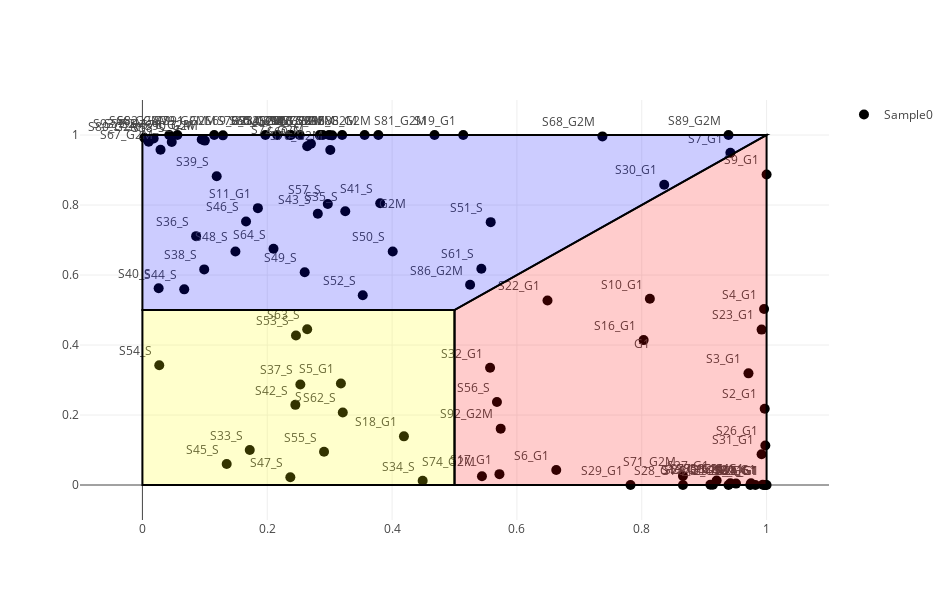

The notebook cell saved with this chart:
### Code cell
sample1_g1 = [EMATB6142_prediction_table.iloc[i, 0] for i in range (0,96)]
sample1_s = [EMATB6142_prediction_table.iloc[i, 2] for i in range (0,96)]
sample1_g2m = [EMATB6142_prediction_table.iloc[i, 1] for i in range (0,96)]
helper.plot_prediction(sample1_g1, sample1_s, sample1_g2m, t="scatter", xaxis=EMATB6142_prediction_table.index.tolist(), xaxislbl="", samples=list(EMATB6142_prediction_table.index))

### Figure 1 — Plotly figure (JSON) as saved in the notebook; plotly's stock layout.template omitted (floating-point values rounded to 4 significant figures)
{"data": [{"marker": {"color": "black", "size": 10, "symbol": "circle"}, "mode": "markers+text", "name": "Sample0", "text": ["S1_G1", "S2_G1", "S3_G1", "S4_G1", "S5_G1", "S6_G1", "S7_G1", "S8_G1", "S9_G1", "S10_G1", "S11_G1", "S12_G1", "S13_G1", "S14_G1", "S15_G1", "S16_G1", "S17_G1", "S18_G1", "S19_G1", "S20_G1", "S21_G1", "S22_G1", "S23_G1", "S24_G1", "S25_G1", "S26_G1", "S27_G1", "S28_G1", "S29_G1", "S30_G1", "S31_G1", "S32_G1", "S33_S", "S34_S", "S35_S", "S36_S", "S37_S", "S38_S", "S39_S", "S40_S", "S41_S", "S42_S", "S43_S", "S44_S", "S45_S", "S46_S", "S47_S", "S48_S", "S49_S", "S50_S", "S51_S", "S52_S", "S53_S", "S54_S", "S55_S", "S56_S", "S57_S", "S58_S", "S59_S", "S60_S", "S61_S", "S62_S", "S63_S", "S64_S", "S65_G2M", "S66_G2M", "S67_G2M", "S68_G2M", "S69_G2M", "S70_G2M", "S71_G2M", "S72_G2M", "S73_G2M", "S74_G2M", "S75_G2M", "S76_G2M", "S77_G2M", "S78_G2M", "S79_G2M", "S80_G2M", "S81_G2M", "S82_G2M", "S83_G2M", "S84_G2M", "S85_G2M", "S86_G2M", "S87_G2M", "S88_G2M", "S89_G2M", "S90_G2M", "S91_G2M", "S92_G2M", "S93_G2M", "S94_G2M", "S95_G2M", "S96_G2M"], "textfont": {"size": 12}, "textposition": "top left", "type": "scatter", "x": [0.996, 0.997, 0.971, 0.996, 0.318, 0.663, 0.942, 0.982, 1, 0.813, 0.185, 0.939, 0.91, 0.998, 0.975, 0.803, 0.572, 0.419, 0.514, 0.974, 0.994, 0.649, 0.992, 0.914, 1, 0.998, 0.92, 0.866, 0.782, 0.836, 0.992, 0.557, 0.172, 0.449, 0.325, 0.086, 0.253, 0.099, 0.119, 0.026, 0.381, 0.245, 0.281, 0.067, 0.135, 0.166, 0.237, 0.149, 0.26, 0.401, 0.558, 0.353, 0.246, 0.027, 0.291, 0.568, 0.297, 0.047, 0.003, 0.264, 0.543, 0.321, 0.264, 0.21, 0.236, 0.043, 0.029, 0.737, 0.197, 0.301, 0.866, 0.27, 0.284, 0.544, 0.32, 0.095, 0.942, 0.216, 0.115, 0.01, 0.468, 0.056, 0.304, 0.252, 0.951, 0.525, 0.299, 0.378, 0.939, 0.1, 0.129, 0.574, 0.018, 0.289, 0.238, 0.356], "y": [0, 0.218, 0.319, 0.503, 0.29, 0.043, 0.949, 0, 0.887, 0.532, 0.791, 0, 0.001, 0, 0.005, 0.414, 0.031, 0.139, 1, 0, 0.001, 0.527, 0.444, 0.001, 0, 0.113, 0.013, 0, 0, 0.858, 0.088, 0.335, 0.1, 0.012, 0.782, 0.711, 0.287, 0.616, 0.882, 0.562, 0.805, 0.229, 0.775, 0.559, 0.06, 0.753, 0.022, 0.667, 0.608, 0.667, 0.751, 0.542, 0.427, 0.342, 0.095, 0.237, 0.803, 0.98, 0.992, 0.968, 0.618, 0.207, 0.445, 0.675, 1, 1, 0.958, 0.996, 1, 0.957, 0.026, 0.975, 1, 0.025, 1, 0.987, 0.005, 1, 1, 0.981, 1, 1, 0.999, 1, 0.004, 0.572, 1, 1, 1, 0.984, 0.999, 0.161, 0.99, 1, 1, 1]}, {"hoverinfo": "none", "mode": "text", "showlegend": false, "text": ["G1", "G2M", "S"], "type": "scatter", "x": [0.8, 0.4, 0.25], "y": [0.4, 0.8, 0.25]}], "layout": {"height": 600, "shapes": [{"fillcolor": "rgba(255,0,0,0.2)", "path": " M 0.5,0 L1,0 L1,1 L0.5,0.5 Z", "type": "path"}, {"fillcolor": "rgba(255,255,0,0.2)", "path": " M 0,0 L0.5,0 L0.5,0.5 L0,0.5 Z", "type": "path"}, {"fillcolor": "rgba(0,0,255,0.2)", "path": " M 0,0.5 L0,1 L1,1 L0.5,0.5 Z", "type": "path"}], "title": "", "width": 950, "xaxis": {"range": [-0.1, 1.1]}, "yaxis": {"range": [-0.1, 1.1]}}}
